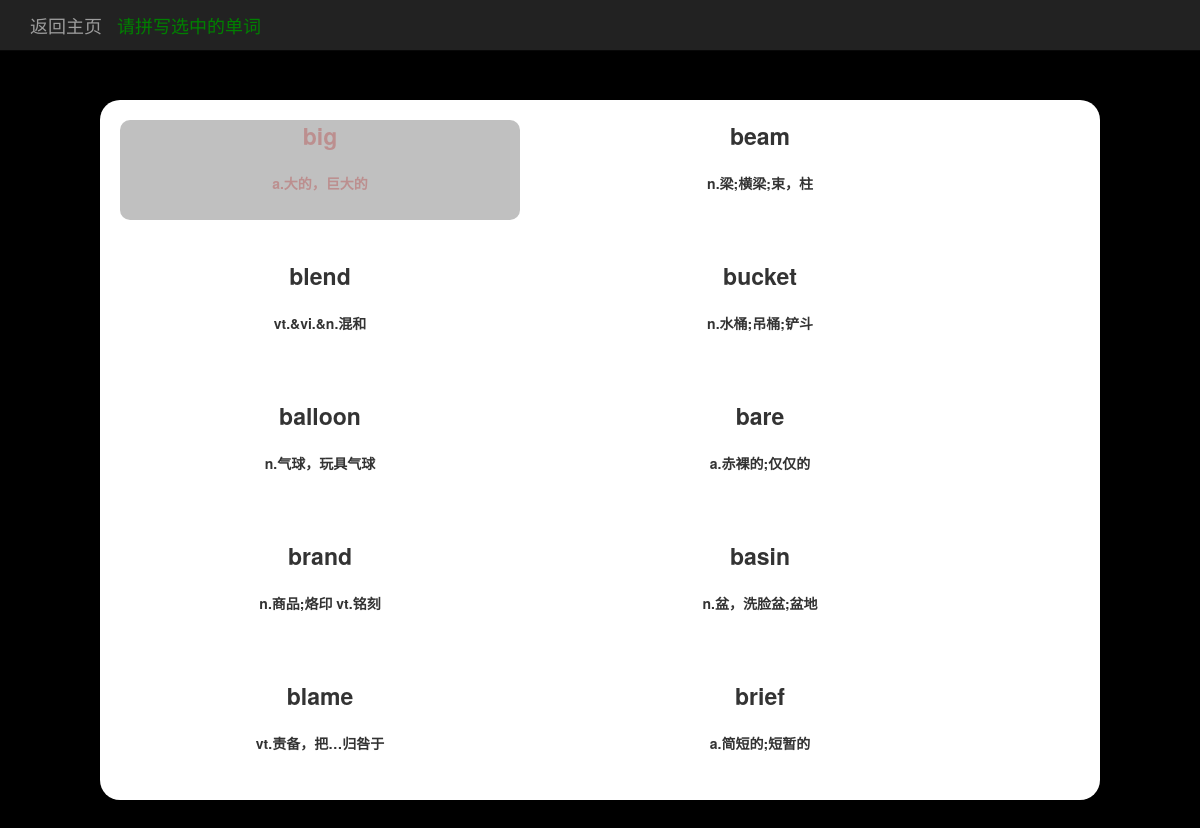
The app's page /train/level_one/B/CET4 (signed in) with its own data.
### train/models.py (models this page shows, shortened)
class Word(models.Model):
    word_db_type = models.ForeignKey(WordDbType, on_delete=models.DO_NOTHING)
    first_letter = models.CharField(max_length=50)
    english = models.CharField(max_length=50)
    phonetic_symbol = models.CharField(max_length=50)
    chinese = models.TextField()

### train/views.py (the view)
# urls.py: path('level_one/<str:first_letter>/<str:word_type_type_name>', views.word_train, name='word_train'),
@login_required(login_url='home')
def word_train(request, first_letter, word_type_type_name):
    word_type = get_object_or_404(WordDbType, type_name=word_type_type_name)
    first_letter_list = list(Word.objects.filter(first_letter=first_letter, word_db_type=word_type))  # 获得塞选出来的单词表
    user_words = list(UserWord.objects.filter(player=request.user, english__in=first_letter_list))  # 获得塞选出来的用户的单词表
    for word in user_words:
        if word.english in first_letter_list:
            first_letter_list.remove(word.english)
    word_count = len(first_letter_list)
    word_list = []
    if word_count > 10:
        for i in range(0, 10):
            word_list.append(first_letter_list.pop(random.choice(range(0, len(first_letter_list)))))
    elif word_count > 0:
        word_list = first_letter_list  # 小于或等于10个直接取单词数组
    else:
        return redirect('band_with_type', word_type.pk)
    context = {}
    context['english'] = []
    context['chinese'] = []
    context['word_pk'] = []
    context['words'] = word_list
    context['word_type'] = word_type
    for word in context['words']:
        context['english'].append(word.english)
        context['chinese'].append(word.chinese)
        context['word_pk'].append(word.pk)
    return render(request, 'train/eng.html', context)

### train/models.py (called while the page is built)
    def __str__(self):
        return self.type_name

### train/templates/train/eng.html (shortened to what this page needs)
{% load staticfiles %}
<!DOCTYPE html>
<html lang="zh">
<head>
    <link rel="stylesheet" type="text/css" href="{% static 'bootstrap-3.3.7/css/bootstrap.min.css' %}">
    <link rel="stylesheet" type="text/css" href="{% static 'train/train.css' %}">
</head>
<body class="level_one">
    <nav class="navbar navbar-inverse navbar-fixed-top">
      <div class="container">
        <div class="navbar-header">
          <a class="navbar-brand" href="{% url 'band_with_type' word_type.pk %}">返回主页</a>
          <div class="navbar-brand" style="color: green;">请拼写选中的单词</div>
        </div>
        <div id="navbar" class="navbar-collapse collapse">
        </div>
      </div>
    </nav>
    <div class='wordBoard'>
        {% for word in words %}
            <div id='W1{{ forloop.counter }}' data-finish='false' class='wordPlace' data-last='{% if forloop.last %}true{% else %}false{% endif %}'>
                <div id='WE1{{ forloop.counter }}'>
                    {% for i in word.english %}<span id='W1{{ forloop.parentloop.counter }}C{{ forloop.counter }}' data-last='{% if forloop.last %}true{% else %}false{% endif %}'>{{ i }}</span>{% endfor %}
                </div>
                <br>
                <div id='WC1{{ forloop.counter }}'>{{ word.chinese }}</div>
            </div>
        {% endfor %}
    </div>
</body>
</html>

### train/static/train/train.css (style rules this page uses)
.level_one { background: black; }
span { font-size: 23px; transition:0.3s ease; }
.wordBoard { width: 1000px; height: 700px; margin: 100px auto; background: #ffffff; border-radius: 20px; }
.selectWord { color: #BC8F8F; background: #C0C0C0; border-radius: 10px; }
.wordPlace { float: left; width: 400px; height: 100px; margin: 20px; text-align: center; font-weight: bold; border-radius: 10px; }
body { -webkit-user-select:none; -moz-user-select:none; -ms-user-select:none; user-select:none; }

### records on screen
Word: english "b" "i" "g", chinese "a.大的，巨大的"
Word: english "b" "e" "a" "m", chinese "n.梁;横梁;束，柱"
Word: english "b" "l" "e" "n" "d", chinese "vt.&vi.&n.混和"
Word: english "b" "u" "c" "k" "e" "t", chinese "n.水桶;吊桶;铲斗"
Word: english "b" "a" "l" "l" "o" "o" "n", chinese "n.气球，玩具气球"
Word: english "b" "a" "r" "e", chinese "a.赤裸的;仅仅的"
Word: english "b" "r" "a" "n" "d", chinese "n.商品;烙印 vt.铭刻"
Word: english "b" "a" "s" "i" "n", chinese "n.盆，洗脸盆;盆地"
Word: english "b" "l" "a" "m" "e", chinese "vt.责备，把…归咎于"
Word: english "b" "r" "i" "e" "f", chinese "a.简短的;短暂的"
